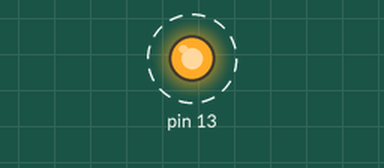
This sketch was run on a simulated Arduino Uno, built with avr-gcc and run on an emulated ATmega328P. On the bench: output pins drawn as LEDs (lit = HIGH). Dashed ring = blinking. Pins used as bus, display or sensor lines are not drawn.

Above: at 0.05 s.
Timing chart, 0 to 3.0 s (numbered marks = the images above):
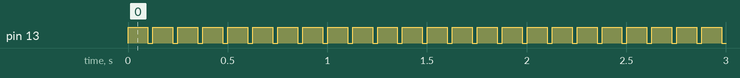

The sketch:

transmit4_send.ino
```cpp
void setup() {
  for (int i = 0; i< 4; i++)
    pinMode(i+2, OUTPUT);

  pinMode(12, OUTPUT);
  pinMode(13, OUTPUT);

}

void loop() {
  for (int i = 0; i< 4; i++){
    digitalWrite(12, HIGH);
    digitalWrite(13, HIGH);
    digitalWrite(i+2, LOW);

    delayMicroseconds(2);

    digitalWrite(12, LOW);
    digitalWrite(i+2, HIGH);

    delayMicroseconds(10);
    digitalWrite(i+2, LOW);

    delay(25);
  }

  digitalWrite(13, LOW);
  delay(25);
}
```

Measured:
- by itself, pin 13: alternates HIGH for 0.10 s and LOW for 0.03 s
